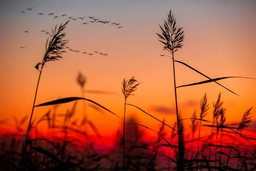
#> input picture image-manipulator/resources/images/saad-chaudhry-cYpqYxGeqts-unsplash.jpg, 256 x 171 px, shrunk from 5309 x 3539 before the run
$ python picture.py
#> lines starting #> are read from the running program, lines starting #| are printed output that depends on the picture
### image-manipulator/util/timer.py
import functools
import logging
import time
from functools import lru_cache

logging.basicConfig(level=logging.INFO)
logger = logging.getLogger(__name__)


@lru_cache
class Timer(object):

    def __init__(self, func):
        self.func = func

    def __call__(self, *args, **kwargs):
        self.start_time = time.perf_counter()
        return self.func(*args, **kwargs)

    # [4 lines left out: function __exit__, not called in this run]


def timer(func):
    @functools.wraps(func)
    def wrapper_timer(*args, **kwargs):
        start_time = time.perf_counter()
        return_value = func(*args, **kwargs)
        duration = time.perf_counter() - start_time
        logger.info(f"Operation {func.__name__} took {duration*1000:.2f} ms")
        return return_value

    return wrapper_timer

### image-manipulator/image-manipulator/helper.py
def bright(rgb, intensity: float):
    return tuple([int(min(max(color * (1 + intensity), 0), 255)) for color in rgb])

# [9 lines of commented-out code are left out]

### image-manipulator/image-manipulator/picture.py
import logging
from concurrent.futures.thread import ThreadPoolExecutor
from pathlib import Path
from typing import Literal

from PIL import Image

from util.timer import timer
from helper import bright

logger = logging.getLogger(__name__)


class Picture:
    def __init__(self, path: Path):
        try:
            self.image_file = Image.open(path)
#> self.image_file is the input picture: PIL image 256x171 RGB; mean R, G, B 176.6, 96.8, 64.7
            self.image = self.image_file.load()
            self.width = self.image_file.width
#> self.width = 256
            self.height = self.image_file.height
#> self.height = 171
            self.img_array=[[0] * self.height for _ in range(self.width)]
        except Exception as e:
            logger.error(
                f"There was an error while loading the image {path}. Reason {e}"
            )

    @timer
    def brighten(self, intensity: float):
        for i in range(self.width):
            for j in range(self.height):
                self.img_array[i][j] = self.img_array[i][j] + 1
                self.image[i, j] = bright(self.image[i, j], intensity)


    def _submit(self, func, i, j, **kwargs):
        # print(i,j)
        self.img_array[i][j] += 1
        pixel = self.image[i,j]
        return func(pixel, **kwargs), i, j

    def _apply(self, future):
        rgb, i, j = future.result()
        self.image[i,j] = rgb

    @timer
    def brighten_concurrent(self, intensity: float):
#> called with intensity = 0.8
        with ThreadPoolExecutor(max_workers=1) as worker:
            for i in range(self.width):
                for j in range(self.height):
                    future = worker.submit(self._submit,bright, i, j, intensity=intensity)
                    future.add_done_callback(self._apply)

    # [9 lines of commented-out code are left out]

    @timer
    def export(self, path: Path, export_format: Literal["PNG", "JPEG"] = "PNG"):
#> called with export_format = 'PNG'
        try:
            self.image_file.save(fp=path, format=export_format)
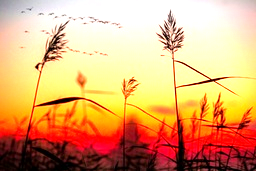
#> saved as export-bright.jpg: PIL image 256x171 RGB; mean R, G, B 222.7, 168.9, 115.2
        except Exception as e:
            logger.error(f"Unable to export image to file {path}. Reason {e}")


if __name__ == "__main__":
    pic = Picture(Path("../resources/images/saad-chaudhry-cYpqYxGeqts-unsplash.jpg"))
    # pic.brighten(0.8)
    pic.brighten_concurrent(0.8)
    pic.export(Path("../resources/output/export-bright.jpg"))
    print(pic.img_array)
#> (printed output is left out)
